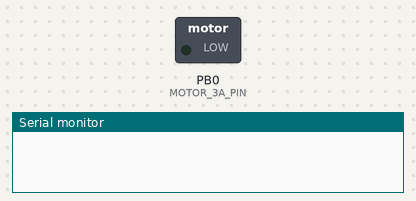
Bench run of a program on a simulated STM32 Blue Pill. Parts: switched loads named in the program (green lamp = pin HIGH), the last lines printed to the serial monitor. Dashed ring = blinking.

Above: at 0.5 s.
At 2.2 s:
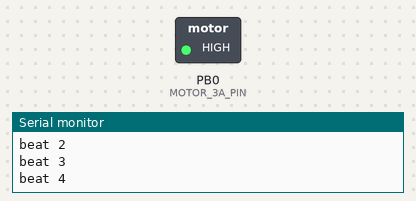
Timing chart, 0 to 3.0 s (numbered marks = the images above):
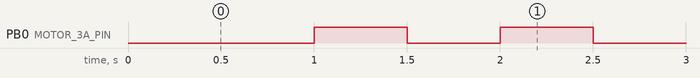

The program:

main.cpp
```cpp
#include <Arduino.h>


#include "configuration.h"
#include "TimerTick.h"


TimerHandler gTimer;

void setup()
{

    Serial.begin(115200);
    pinMode(MOTOR_3A_PIN, OUTPUT);
    pinMode(MOTOR_3B_PIN, OUTPUT);

    pinMode(MOTOR_SLEEP_PIN, OUTPUT);

    digitalWrite(MOTOR_3A_PIN, true);
    digitalWrite(MOTOR_3B_PIN, false);

    digitalWrite(MOTOR_SLEEP_PIN, false);

}


void loop()
{

    gTimer.update();

    static unsigned long delta_t = 0;
    static unsigned int l_state = 0;
    if(gTimer.DeltaTimeMillis(&delta_t, 500))
    {
        digitalWrite(MOTOR_3A_PIN, l_state % 2);
        ++l_state;

        Serial.printf("beat %d\n", l_state);

    }


}
```

TimerTick.h
```cpp
//global timer class: makes getting delta time easier
#pragma once
#include <Arduino.h>

#include "configuration.h"


class TimerHandler
{

public:

    //update clock
    void update(void)
    {
        LastMillisecondTicks = MillisecondTicks;
        LastMicrosecondTicks = MicrosecondTicks;

        MillisecondTicks = millis();
        MicrosecondTicks = micros();

    }

    //true if changed
    inline bool MillisChanged()
    {
        return LastMillisecondTicks != MillisecondTicks;
    }
    inline bool MicrosChanged()
    {
        return LastMicrosecondTicks != MicrosecondTicks;
    }

    //true if time >= last time
    inline bool DeltaTimeMillis(unsigned long* last_time, unsigned long elapse_time)
    {
        return DeltaTimeUnit(last_time, elapse_time, MillisecondTicks);
    }
    inline bool DeltaTimeMicros(unsigned long* last_time, unsigned long elapse_time)
    {
        return DeltaTimeUnit(last_time, elapse_time, MicrosecondTicks);
    }


private:

    unsigned long MillisecondTicks{};
    unsigned long MicrosecondTicks{};
    unsigned long LastMillisecondTicks{};//previous values
    unsigned long LastMicrosecondTicks{};

    bool DeltaTimeUnit(unsigned long* last_time, unsigned long elapse_time, unsigned long counter)
    {
        if(*last_time + elapse_time <= counter)
        {
            *last_time = counter;
            return true;
        }
        return false;
    }

};
```

configuration.h
```cpp
//Configuration


////////RADIO SETTINGS////////

// Addresses for this node. CHANGE THESE FOR EACH NODE!

#define NETWORKID           0   // Must be the same for all nodes
#define RECEIVERNODEID      1   //node the transmitter lives on
#define TRANSMITTERNODEID   2   //node the robot lives on


//#define FREQUENCY   RF69_433MHZ
#define FREQUENCY     RF69_915MHZ
#define IS_HIGH_POWER true

//pins for the radio
#ifdef USING_STM32_BP
    //final setup
    #define SLAVE_PIN PA4
    #define IRQ_PIN PC14

    //testing setup (littleBuddies)
    //#define SLAVE_PIN PA4
    //#define IRQ_PIN PB4

#elif USING_ESP32
    #define SLAVE_PIN 32
    #define IRQ_PIN 35

    #define SPI_SCK_PIN 26
    #define SPI_MISO_PIN 25
    #define SPI_MOSI_PIN 33
    #define SPI_NSS_PIN SLAVE_PIN
#endif


#define ENCRYPT       true // Set to "true" to use encryption
#define ENCRYPTKEY    "HOTCRYSTALBABESS" //"TOPSECRETPASSWRD" // Use the same 16-byte key on all nodes

// Use ACKnowledge when sending messages (or not):
#define USEACK        true // Request ACKs or not


////////BEHAVIOR SETTINGS////////

//what end of the stick the firmware is on (moved to INI)
//#define IS_CONTROLLER


////////////////PPM SETTINGS////////////////

//for processing and sending out remote control channel data

//how many analog channels we have
#define ANALOG_CHANNEL_CNT 8
//how many grouped digital channels we have (2 digital inputs per channel, due to how futaba remotes work)
#define DIGITAL_CHANNEL_CNT 4

#define CHANNEL_COUNT ANALOG_CHANNEL_CNT + DIGITAL_CHANNEL_CNT

//the range of the normalized analog values (mapped between [0,this], exclusive? or --inclusive?)
//adding detune will not affect these values
#define NORMAL_MIN 0
#define NORMAL_MAX 512


//PPM config stuff is only really needed for the transmitter
#ifdef IS_CONTROLLER

    //////NORMALIZATION CONSTANTS

    //min and max values read from PPM (WITHOUT DETUNE)
    #define ANALOG_MIN_LIM 550
    #define ANALOG_MAX_LIM 970


    //+- this ammount when calculating digital sums (realtive to raw PPM input)
    #define NORMAL_NOISE_ERR 5
    //+- this ammount when the aux. switch is flipped (main switches use (ANALOG_MAX_LIM - ANALOG_MIN_LIM)/2)
    #define DETUNE_VAL_SHIFT 64


    //////PPM LIBRARY CONFIG CONSTANTS
    //trigger on falling edge instead of rising edge (for futaba's weird 12 channel format)
    #define PPM_IS_INVERTED true

#ifdef USING_STM32_BP
    #define PPM_INTURRUPT_PIN PB11
#elif USING_ESP32
    #define PPM_INTURRUPT_PIN 27
#endif
    #define PPM_CHANNEL_COUNT CHANNEL_COUNT
    #define PPM_BLANK_TIME 5000
    #define PPM_MAX_WAIT_VALUE 1100
    #define PPM_MIN_WAIT_VALUE 400

    //default 8 channel
    //#define PPM_BLANK_TIME 2100
    //#define PPM_MAX_WAIT_VALUE 2000
    //#define PPM_MIN_WAIT_VALUE 1000
    //#define PPM_IS_INVERTED false

#else
    //something
    #define KAKAJAMANGA

    //for the STM32, random pins are used for testing: this part of the code will be used on the ESP32


    //no radio transmission for 1 second, robot shuts off
    #define KEEPALIVE_TIMEOUT_MS 1000

    //slope mapping based on experimetnal data and resistor values (TODO: make this parametric)
    #define VOLTMETER_SLOPE 0.0126 + 2.25

    //h-bridge operation:
    //HI-HI is break
    //LO-LO is no connection
    //HI-LO is dir 1
    //LO-HI is dir 2

#ifdef USING_STM32_BP
    //DRIVEBASE PINS
    #define MOTOR_1A_PIN PB0
    #define MOTOR_1B_PIN PB0

    #define MOTOR_2A_PIN PB0
    #define MOTOR_2B_PIN PB0

    #define MOTOR_3A_PIN PB0
    #define MOTOR_3B_PIN PB0

    #define MOTOR_SLEEP_PIN PB0

    #define VOLTMETER_PIN PB0


    //WEAPON PINS
    #define SERVO_1_PIN PB14
    #define SERVO_2_PIN PB15
    #define ESC_PIN PA8

#elif USING_ESP32
    //DRIVEBASE PINS

    //is 1, should be 3
    #define MOTOR_3A_PIN 17
    #define MOTOR_3B_PIN 16

    //is 2, should be 1
    #define MOTOR_1A_PIN 18
    #define MOTOR_1B_PIN 5

    //is 3, should be 2
    #define MOTOR_2A_PIN 19
    #define MOTOR_2B_PIN 22

    #define MOTOR_SLEEP_PIN 23


    //WEAPON PINS
    #define SERVO_1_PIN 2
    #define SERVO_2_PIN 0
    #define ESC_PIN 4

    //OTHER
    #define VOLTMETER_PIN 34

#endif

    //control surface mapping

    //analog
    #define X_IN 0
    #define Y_IN 1
    #define TURN_IN 3
    #define SERVO_IN 2
    #define ESC_IN 4
    #define SERVO_MIN_IN 7
    #define SERVO_MAX_IN 8

    //digital
    #define FLIPOVER_IN 0
    #define ESC_REVERSE_IN 1
    #define TWO_MODE_IN 2
    #define TWO_SELECT_IN 3

    //normalization

    //analog pins go from 0-255, so this must be within that range
    #define XY_RADIUS 0xFF

    #define SERVO_MIN 0
    #define SERVO_MAX 180
    //range of motion on one side (depricated in favor of making this adjustable using the knobs on the remote)
    //#define SERVO_RANGE 100

    //number of magnets in the motor (for erpm measurements, only used in dshot mode)
    #define MOTOR_POLE_COUNT 14

#ifdef USING_STM32_BP
    //PWM speeds
    #define ESC_SPEED_MIDDLE 0 //'0' in 3D mode
    //full speed in 3D mode
    #define ESC_SPEED_MIN 0
    #define ESC_SPEED_MAX 180
#elif USING_ESP32
    //dshot speeds (better than PWM, but only works with the dshot library)
    #define ESC_SPEED_MIDDLE 1024 //'0' in 3D mode
    //full speed in 3D mode
    #define ESC_SPEED_MIN 48
    #define ESC_SPEED_MAX 2048
#endif


#endif
```

Measured:
- by itself, PB0 (MOTOR_3A_PIN): alternates HIGH for 0.50 s and LOW for 0.50 s
